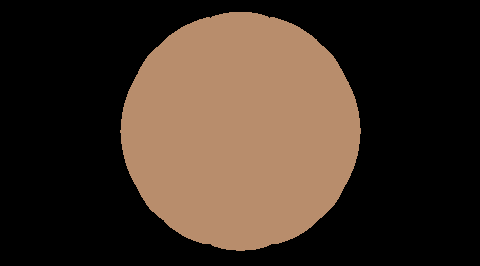
#> input picture intrinsic_images/ball_albedo.png, 480 x 266 px
$ python recoloring.py
#> lines starting #> are read from the running program, lines starting #| are printed output that depends on the picture
### intrinsic_images/iid_image_formation.py
import cv2
import numpy as np
from visualize import visualize


def reconstruct_image(img_albedo: np.ndarray, img_shading:  np.ndarray) -> np.ndarray:
    reconstructed_img = np.float32(((img_albedo/255)*(img_shading/255)*255))
    return reconstructed_img

# [15 lines left out: function main, not called in this run]

# [2 lines that do not run on import are left out]

### intrinsic_images/visualize.py
import matplotlib.pyplot as plt
import numpy as np
import cv2


def visualize(original_img, albedo_img, shading_img, reconstructed_img):
    # Fill in this function. Remember to remove the pass command

    fig, axes = plt.subplots(2,2)
    axes[0,0].imshow(albedo_img.astype(np.uint8))
    axes[0,0].set_title('Albedo Image')

    axes[0,1].imshow(shading_img.astype(np.uint8))
    axes[0,1].set_title('Shading Image')

    axes[1,0].imshow(original_img.astype(np.uint8))
    axes[1,0].set_title('Original Image')

    axes[1,1].imshow(reconstructed_img.astype(np.uint8))
    axes[1,1].set_title('Reconstructed Image')

    plt.show()

### intrinsic_images/recoloring.py
import cv2
import numpy as np
from iid_image_formation import reconstruct_image
from visualize import visualize

def get_true_color(albedo_img):
    for x in range(albedo_img.shape[0]):
        for y in range(albedo_img.shape[1]):
            if np.all(albedo_img[x][y]):
                return albedo_img[x][y]

def recolor_image(albedo_img):
    for x in range(albedo_img.shape[0]):
        for y in range(albedo_img.shape[1]):
            if np.all(albedo_img[x][y]):
                albedo_img[x][y] = [0, 255, 0]
    return albedo_img

def main():
    ball_albedo_img = cv2.cvtColor(cv2.imread('ball_albedo.png'), cv2.COLOR_BGR2RGB)
    ball_shading_img = cv2.cvtColor(cv2.imread('ball_shading.png'), cv2.COLOR_BGR2RGB)
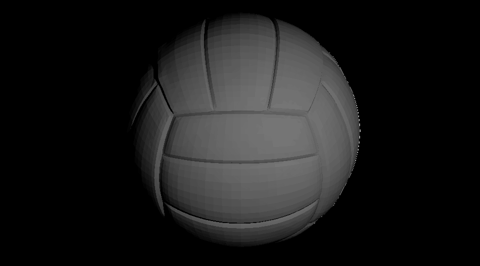
#> input picture intrinsic_images/ball_shading.png, 480 x 266 px
#> ball_shading_img is the input picture: shape (266, 480, 3); min 0, max 149, mean 25.6
    ball_original_img = cv2.cvtColor(cv2.imread('ball.png'), cv2.COLOR_BGR2RGB)
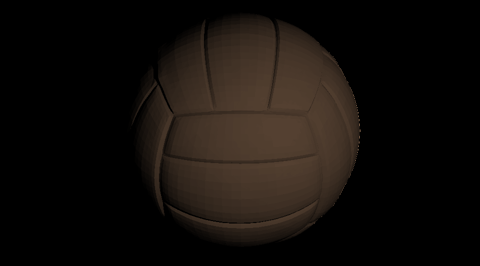
#> input picture intrinsic_images/ball.png, 480 x 266 px

    true_color = get_true_color(ball_albedo_img)
#> true_color = [184, 141, 108]
    print(f"True color: {true_color}")
#| True color: [184 141 108]
    albedo_recolored = recolor_image(ball_albedo_img)
#> after the loop in recolor_image, `for x in range(albedo_img.shape[0]):`:
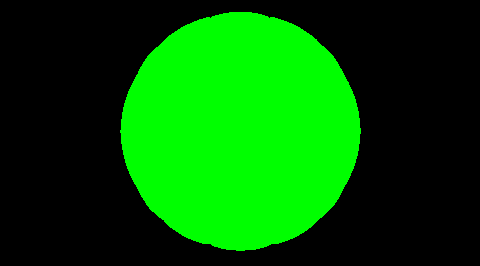
#> albedo_img: shape (266, 480, 3); mean R, G, B 0, 88.9, 0
    recolored_img = reconstruct_image(albedo_recolored, ball_shading_img)
#> in reconstruct_image, `reconstructed_img = np.float32(((img_albedo/255)*(img_shading/255)*255))`:
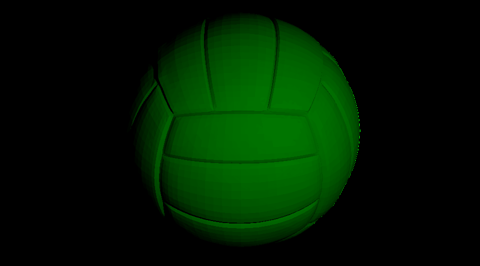
#> reconstructed_img: shape (266, 480, 3) float32; mean R, G, B 0, 25.6, 0

    visualize(ball_original_img, albedo_recolored, ball_shading_img, recolored_img)
#> in visualize, `plt.show()`:
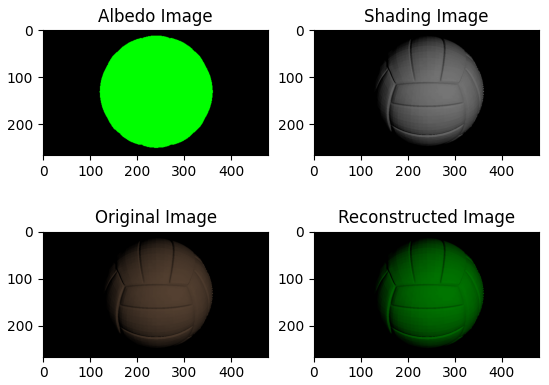
#> figure drawn by matplotlib, 4 panels

if __name__ == '__main__':
    main()
